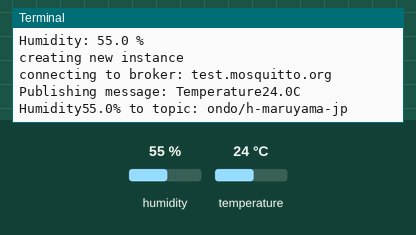
A program run on a simulated Raspberry Pi (BCM pin numbers). On the bench: the last lines printed to the terminal. The test bench sets the inputs (shaded band); at power-on: humidity 55 %, temperature 24 °C. The clock reads 2024-03-15 10:24:30 at power-on unless the program sets it; no MQTT or app messages arrive unless stated.

Above: at 1.2 s.
1.3 s: humidity set to 22 %
At 10.44 s:
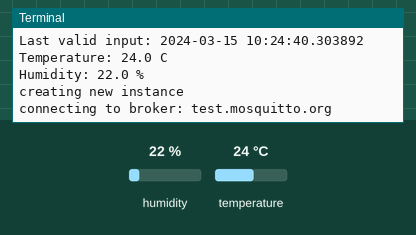
11.5 s: temperature set to 12 °C
At 21.5 s:
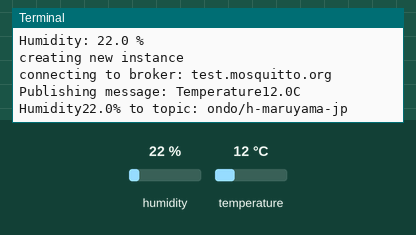
21.7 s: humidity set to 40 %
At 31.9 s:
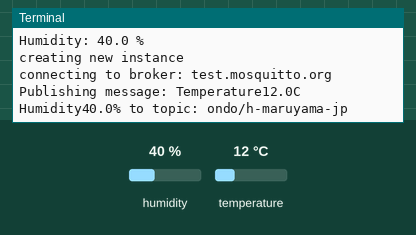
Timing chart, 0 to 33.4 s (numbered marks = the images above; inputs shaded):
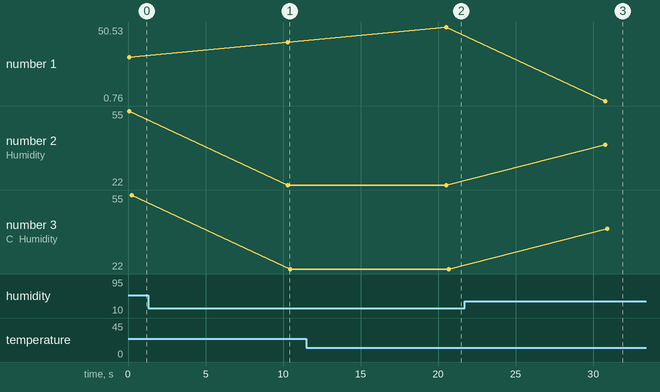

The program:

ondo.py
```python
import RPi.GPIO as GPIO
import dht11
import time
import datetime
import paho.mqtt.client as mqtt

# initialize GPIO
GPIO.setwarnings(True)
GPIO.setmode(GPIO.BCM)

###### Edit variables to your environment #######
broker_address = "test.mosquitto.org"     #MQTT broker_address
Topic = "ondo/h-maruyama-jp"

# read data using pin 12
instance = dht11.DHT11(pin=18)

try:
	while True:
	    result = instance.read()
	    if result.is_valid():
	        print("Last valid input: " + str(datetime.datetime.now()))

	        print("Temperature: %-3.1f C" % result.temperature)
	        print("Humidity: %-3.1f %%" % result.humidity)

	        # publish MQTT
	        print("creating new instance")
	        client = mqtt.Client("pub2") #create new instance

	        print("connecting to broker: %s" % broker_address)
	        client.connect(broker_address) #connect to broker

	        Msg = "Temperature" + str(result.temperature) + "C" + "  Humidity" + str(result.humidity) + "%"
	        print("Publishing message: %s to topic: %s" % (Msg, Topic))
	        client.publish(Topic,Msg)
	    time.sleep(10)

except KeyboardInterrupt:
    print("Cleanup")
    GPIO.cleanup()
```

Measured:
- after the input at 1.3 s, the terminal: prints a new line after 9.0 s (image 1)
- after the input at 11.5 s, the terminal: prints a new line after 9.0 s (image 2)
- after the input at 21.7 s, the terminal: prints a new line after 9.1 s (image 3)
- plotted number 2: 55 → 22 after the input at 1.3 s, 22 → 40 after the input at 21.7 s
- plotted number 3: 55 → 22 after the input at 1.3 s, 22 → 40 after the input at 21.7 s
